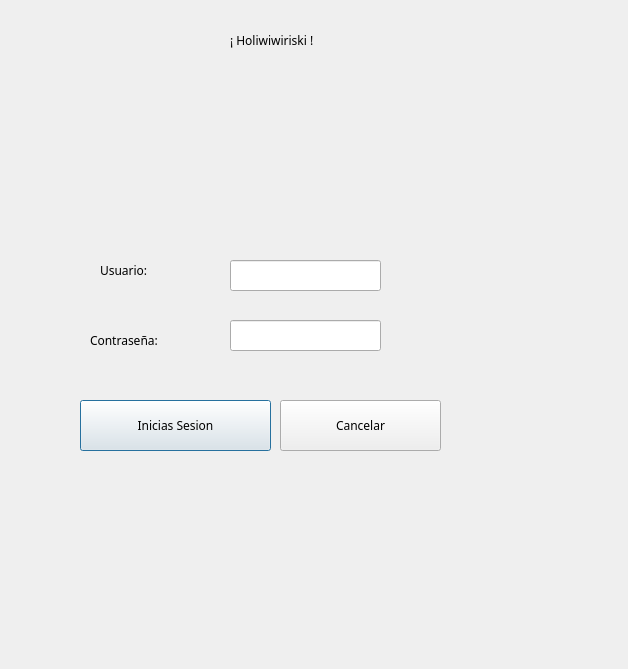
<?xml version="1.0" encoding="UTF-8"?>
<ui version="4.0">
 <class>MainWindow</class>
 <widget class="QDialog" name="MainWindow">
  <property name="geometry">
   <rect>
    <x>0</x>
    <y>0</y>
    <width>628</width>
    <height>669</height>
   </rect>
  </property>
  <property name="windowTitle">
   <string>Dialog</string>
  </property>
  <widget class="QLabel" name="label">
   <property name="geometry">
    <rect>
     <x>100</x>
     <y>250</y>
     <width>91</width>
     <height>41</height>
    </rect>
   </property>
   <property name="font">
    <font>
     <family>8514oem</family>
    </font>
   </property>
   <property name="text">
    <string>Usuario:</string>
   </property>
  </widget>
  <widget class="QLabel" name="label_2">
   <property name="geometry">
    <rect>
     <x>230</x>
     <y>20</y>
     <width>181</width>
     <height>41</height>
    </rect>
   </property>
   <property name="font">
    <font>
     <family>8514oem</family>
    </font>
   </property>
   <property name="text">
    <string>¡ Holiwiwiriski !</string>
   </property>
   <property name="scaledContents">
    <bool>false</bool>
   </property>
   <property name="margin">
    <number>9</number>
   </property>
   <property name="indent">
    <number>-1</number>
   </property>
  </widget>
  <widget class="QLabel" name="label_3">
   <property name="geometry">
    <rect>
     <x>90</x>
     <y>320</y>
     <width>131</width>
     <height>41</height>
    </rect>
   </property>
   <property name="font">
    <font>
     <family>8514oem</family>
    </font>
   </property>
   <property name="text">
    <string>Contraseña:</string>
   </property>
  </widget>
  <widget class="QPushButton" name="pushButton">
   <property name="geometry">
    <rect>
     <x>80</x>
     <y>400</y>
     <width>191</width>
     <height>51</height>
    </rect>
   </property>
   <property name="font">
    <font>
     <family>8514oem</family>
    </font>
   </property>
   <property name="text">
    <string>Inicias Sesion</string>
   </property>
   <property name="icon">
    <iconset>
     <normaloff>images/siu.png</normaloff>images/siu.png</iconset>
   </property>
   <property name="autoRepeatDelay">
    <number>303</number>
   </property>
  </widget>
  <widget class="QLabel" name="label_4">
   <property name="geometry">
    <rect>
     <x>60</x>
     <y>60</y>
     <width>501</width>
     <height>191</height>
    </rect>
   </property>
   <property name="text">
    <string/>
   </property>
   <property name="pixmap">
    <pixmap>images/welcome.png</pixmap>
   </property>
   <property name="scaledContents">
    <bool>true</bool>
   </property>
   <property name="buddy">
    <cstring></cstring>
   </property>
  </widget>
  <widget class="QPushButton" name="pushButton_2">
   <property name="geometry">
    <rect>
     <x>280</x>
     <y>400</y>
     <width>161</width>
     <height>51</height>
    </rect>
   </property>
   <property name="font">
    <font>
     <family>8514oem</family>
    </font>
   </property>
   <property name="text">
    <string>Cancelar</string>
   </property>
   <property name="icon">
    <iconset>
     <normaloff>images/no.png</normaloff>images/no.png</iconset>
   </property>
   <property name="autoRepeatDelay">
    <number>303</number>
   </property>
  </widget>
  <widget class="QLineEdit" name="lineEdit">
   <property name="geometry">
    <rect>
     <x>230</x>
     <y>260</y>
     <width>151</width>
     <height>31</height>
    </rect>
   </property>
  </widget>
  <widget class="QLineEdit" name="lineEdit_3">
   <property name="geometry">
    <rect>
     <x>230</x>
     <y>320</y>
     <width>151</width>
     <height>31</height>
    </rect>
   </property>
  </widget>
 </widget>
 <resources/>
 <connections/>
</ui>
